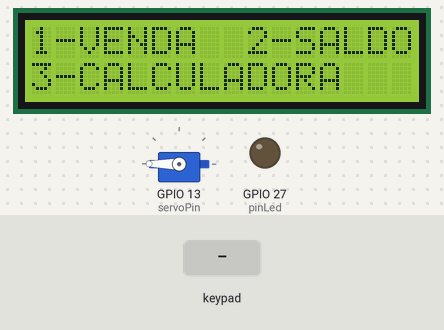
The sketch below on a simulated ESP32. On the bench: servo, 16×2 character LCD, output pins drawn as LEDs (lit = HIGH). The test bench sets the inputs (shaded band). What the sketch prints to the serial monitor is not drawn.

Above: at 1.2 s.
1.3 s: keypad keys 2 3 4 1 5 3 # pressed 0.4 s apart
At 4.3 s:
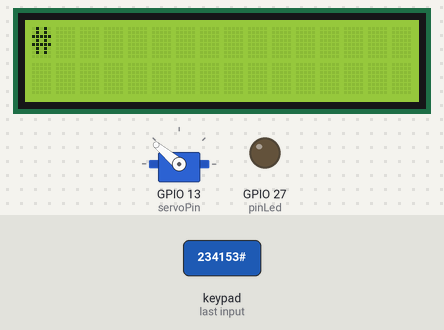
5.6 s: keypad keys 2 1 9 1 8 5 * pressed 0.4 s apart
At 6.62 s:
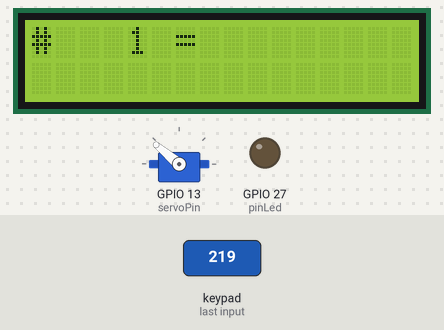
9.9 s: keypad keys 2 3 4 1 5 3 * pressed 0.4 s apart
At 13.2 s:
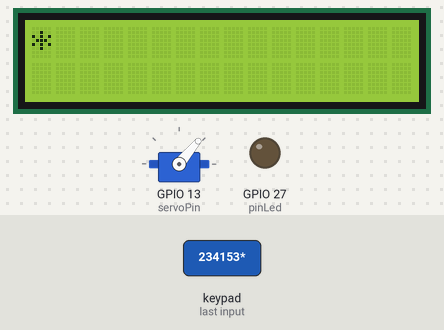
14.2 s: key 'A' pressed
At 14.8 s:
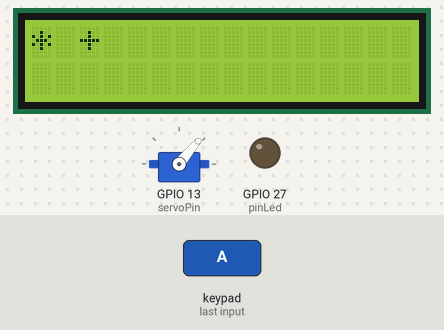
15.7 s: keypad keys 2 1 9 1 8 5 # pressed 0.4 s apart
At 16.32 s:
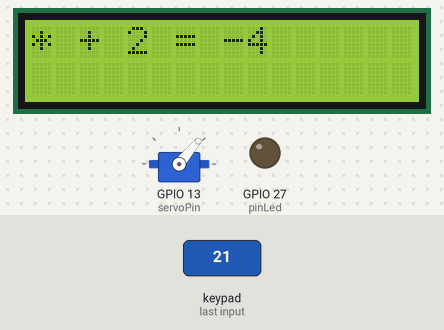
20.0 s: keypad keys 2 3 4 1 5 3 A pressed 0.4 s apart
At 23.5 s:
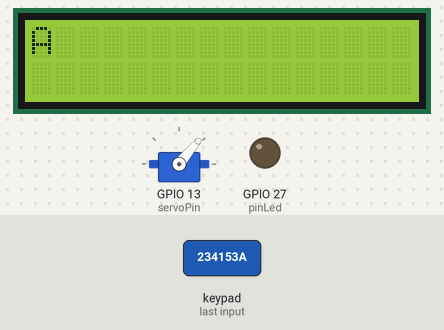
Timing chart, 0 to 25.0 s (numbered marks = the images above; inputs shaded):
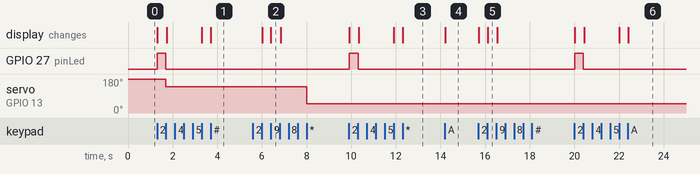

The sketch:

caixaReg_01.ino
```cpp
#include <Keypad.h> //Biblioteca para uso de teclados matriciais
#include <Wire.h>
#include <LiquidCrystal_I2C.h>
//#include <FreeRTOS.h>
#include <ESP32Servo.h>
//#include <task.h>

// - - - - - - - - FreeRTOS
// Atribuicao das tarefas
/*TaskHandle_t taskVendaHandle;
TaskHandle_t taskCalculadoraHandle;
TaskHandle_t taskSaldoHandle;
TaskHandle_t taskValorMaximoHandle;

// Funções das tarefas
void taskVenda(void *pvParameters);
void taskCalculadora(void *pvParameters);
void taskSaldo(void *pvParameters);
void taskValorMaximo(void pvParameters);*/

// - - - - - - - - Display LCD com módulo I2C

//Inicializa o display no endereco 0x27
LiquidCrystal_I2C lcd(0x27,16,2); //Conectado SDA no D21 e e SCL no RXD

int option = 0; // Variável para rastrear a opção do menu
int vendaOption = 0; // Variável para rastrear a opção dentro do menu de VENDA
int calculadoraOption = 0; // Variável para rastrear a opção dentro do menu de CALCULADORA

float resultado = 0.0;
float operando = 0.0;
char operador = '\0';
bool novaOperacao = true;

float totalCompra = 0.0;
float saldo = 0.0; // Inicializar com o saldo correto

// - - - - - - - - Teclado Matricial
const byte numLinhas = 4; //Quantidade de linhas do teclado
const byte numColunas = 4; //Quantidade de colunas do teclado

//Matriz de caracteres referente aos botões do teclado
char teclasMatriz[numLinhas][numColunas] = {
  {'1', '2', '3', 'A'},
  {'4', '5', '6', 'B'},
  {'7', '8', '9', 'C'},
  {'*', '0', '#', 'D'}
};

byte pinosLinhas[numLinhas] = {23, 4, 15, 3}; //Pinos das linhas
byte pinosColunas[numColunas] = {2, 19, 18, 5}; //Pinos das Colunas

//Cria um objeto do tipo Keypad
Keypad meuteclado = Keypad(makeKeymap(teclasMatriz), pinosLinhas, pinosColunas, numLinhas, numColunas);

// - - - - - - - - Servor Motor
Servo myServo;
int servoPin = 13;  //Define o pino do servo
int liberado = 0;   //Variavel que define a liberação do servo

// - - - - - - - - LED
int pinLed = 27;

// - - - - - - - - Setup
void setup() {
  Serial.begin(9600); //Inicia a comunicação serial
  Serial.println("Aperte um botão..."); //Imprime mensagem no monitor serial

  myServo.attach(servoPin);     //Inicializa o pino do servo
  myServo.write(180);           //Inicializa a posição do servo

  lcd.init();

  pinMode(pinLed, OUTPUT);
}

void loop() {
  lcd.clear();
  lcd.backlight();
  lcd.setCursor(0, 0);
  lcd.print("1-VENDA");
  lcd.setCursor(9, 0);
  lcd.print("2-SALDO");
  lcd.setCursor(0, 1);
  lcd.print("3-CALCULADORA");
  char pressionado = meuteclado.waitForKey(); ///Verifica se alguma tecla foi pressionada

  if (pressionado) { //Se alguma tecla foi pressionada
    Serial.print("Botão pressionado: "); //Imprime mensagem no monitor serial
    Serial.println(pressionado); //Imprime tecla pressionada
  }

  switch(pressionado){
    case '1':

    break;
    case '2':
      escolherOpcaoSaldo();
    break;

    case '3':
      escolherOpcaoCalculadora(0);
    break;
  }

  if(pressionado == '*'){
    liberado = !liberado;
  }

  if (liberado == 0){

    myServo.write(140);

  } else {

  myServo.write(50);

  }


}

// - - - - - - - - - - - Funções
void escolherOpcaoVenda(char key) {
  /*switch (vendaOption) {
    case 0:
      // Menu principal de VENDA
      switch (key) {
        case '1':
          vendaOption = 1;
          // Lógica para a opção 1 - Inserir valor da compra
          if (novaOperacao) {
            resultado = operando;
            operando = 0.0;
            novaOperacao = false;
          }
          if (isCalculadora) {
            lcd.print("1 - Inserir valor da compra");
            lcd.setCursor(0, 1);
            lcd.print("2 - Inserir código de produtos");
          } else {
            // Lógica para a opção 1 - Inserir valor da compra
            // ...
          }
          break;
        case '2':
          vendaOption = 2;
          // Lógica para a opção 2 - Inserir código de produtos
          lcd.print("Digite o código do produto:");
          break;
        case '0':
          option = 0; // Voltar para o menu principal
          break;
        default:
          // Opção inválida
          break;
      }
      break;
    case 1:
      // Lógica para a opção 1 - Inserir valor da compra
      if (key == '0') {
        // Voltar ao menu principal de VENDA
        vendaOption = 0;
      } else if (key == '1') {
        // Inserir valor da compra
        lcd.print("Digite o valor recebido pelo cliente:");
      } else if (key == '*') {
        // Copia o resultado final da operação (Conta)
        // ...
      } else if (key == 'C') {
        // Multiplica o número de produtos a serem vendidos
        // ...
      }
      break;
    case 2:
      // Lógica para a opção 2 - Inserir código de produtos
      if (key == '0') {
        // Voltar ao menu principal de VENDA
        vendaOption = 0;
      } else if (key >= '0' && key <= '9') {
        // Lógica para inserir código de produtos
        // ...
      }
      break;
  }

  */
}

void escolherOpcaoCalculadora(int resultado) {
  char valor1;
  int v1;
  char operando;
  char valor2;
  char v2;
  char igual = '0';

  lcd.clear();
  lcd.setCursor(0, 0);
  lcd.print(resultado);

  if(resultado == 0){
    valor1 = meuteclado.waitForKey();
    lcd.setCursor(0, 0);
    lcd.print(valor1);
    v1 = valor1 - '0';
    operando = meuteclado.waitForKey();
    lcd.setCursor(2, 0);

    switch(operando){
      case 'A':
        lcd.print("+");
      break;
      case 'B':
        lcd.print("-");
      break;
      case 'C':
        lcd.print("*");
      break;
    }

    valor2 = meuteclado.waitForKey();
  lcd.setCursor(4, 0);
  lcd.print(valor2);
  v2 = valor2 - '0';
  igual = meuteclado.waitForKey();
  lcd.setCursor(6, 0);
  lcd.print("=");

  lcd.setCursor(8, 0);

  switch(operando){
    case 'A':
      resultado = 0;
      resultado = v1 + v2;
      lcd.print(resultado);
    break;
    case 'B':
      resultado = 0;
      resultado = v1 - v2;
      lcd.print(resultado);
    break;
    case 'C':
      resultado = 0;
      resultado = v1 * v2;
      lcd.print(resultado);
    break;
  }

  }else{
    if(resultado >= 10){
       lcd.setCursor(3, 0);
    }else{
       lcd.setCursor(2, 0);
    }

    operando = meuteclado.waitForKey();

    switch(operando){
      case 'A':
        lcd.print("+");
      break;
      case 'B':
        lcd.print("-");
      break;
      case 'C':
        lcd.print("*");
      break;
    }

    valor2 = meuteclado.waitForKey();
    lcd.setCursor(4, 0);
    lcd.print(valor2);
    v2 = valor2 - '0';
    igual = meuteclado.waitForKey();
    lcd.setCursor(6, 0);
    lcd.print("=");

    lcd.setCursor(8, 0);

    switch(operando){
      case 'A':
        resultado += v2;
        lcd.print(resultado);
      break;
      case 'B':
        resultado -= v2;
        lcd.print(resultado);
      break;
      case 'C':
        resultado *= v2;
        lcd.print(resultado);
      break;
    }
  }

  operando = meuteclado.waitForKey();

  switch(operando){
    case 'D':
      lcd.clear();
      escolherOpcaoCalculadora(resultado);
    break;

    case '#':
    lcd.clear();
    break;
  }
}

void escolherOpcaoSaldo() {
  // Lógica para a opção SALDO
  float saldo = 1500;
  digitalWrite(pinLed, HIGH);
  lcd.clear();
  lcd.setCursor(0, 0);
  lcd.print("R$");
  lcd.setCursor(3, 0);
  lcd.print(saldo);

  char pressionado = meuteclado.waitForKey();
  digitalWrite(pinLed, LOW);
}
```

Measured:
- after the input at 1.3 s, GPIO 27 (pinLed): LOW → HIGH at once, → LOW 0.40 s later; servo on GPIO 13 (servoPin): 180° → 140° after 0.40 s; the display: first changes at once (image 1 shows a later state)
- after the input at 5.6 s, servo on GPIO 13 (servoPin): 140° → 50° after 2.4 s; the display: first changes after 0.41 s (image 2 shows a later state)
- after the input at 9.9 s, GPIO 27 (pinLed): LOW → HIGH at once, → LOW 0.41 s later; the display: first changes at once (image 3 shows a later state)
- after the input at 14.2 s, the display: changes at once (image 4)
- after the input at 15.7 s, the display: first changes at once (image 5 shows a later state)
- after the input at 20.0 s, GPIO 27 (pinLed): LOW → HIGH at once, → LOW 0.40 s later; the display: first changes at once (image 6 shows a later state)
